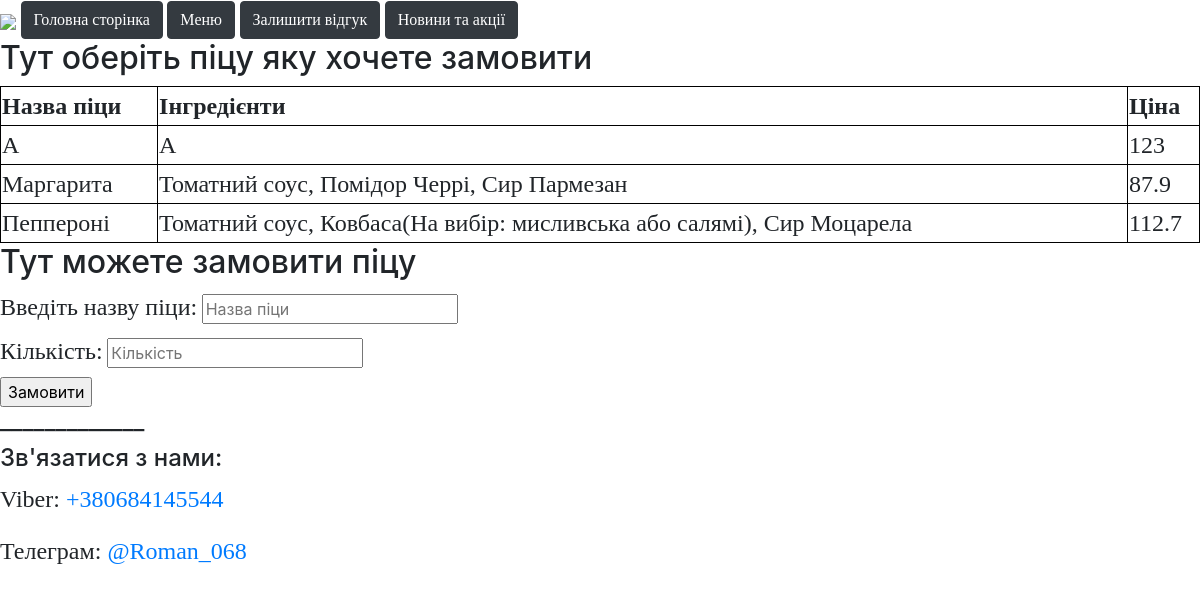
Before: /menu with the older database file.
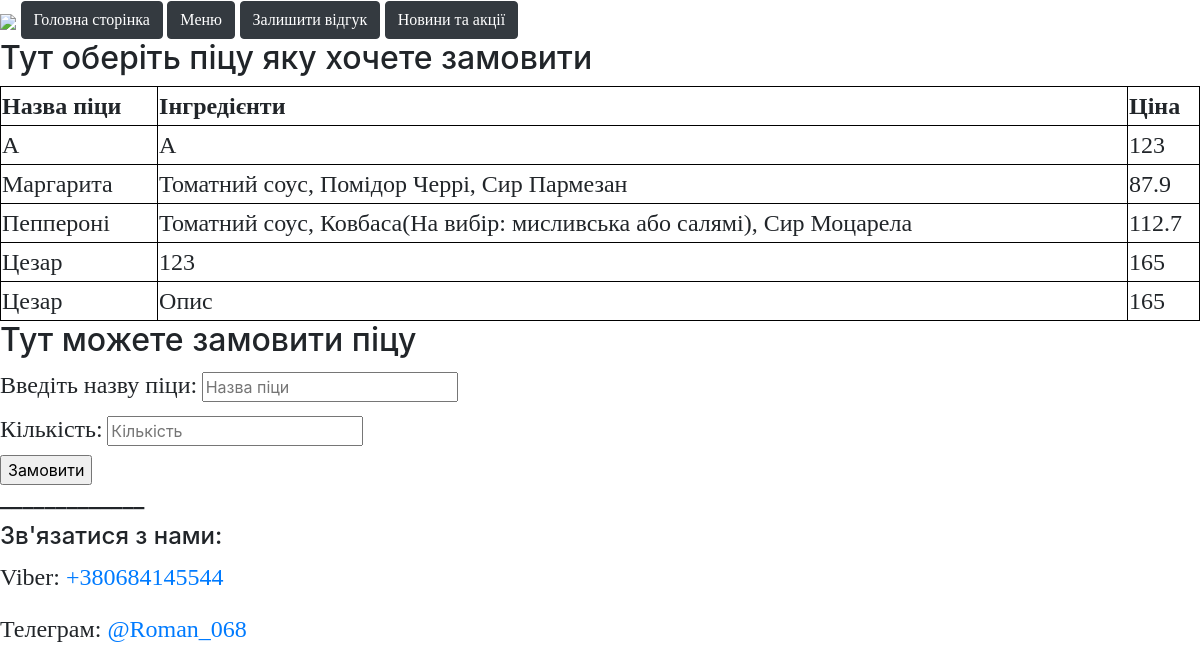
After: the same page with the newer database file.
### tables this page shows
CREATE TABLE MENU (pizza_name TEXT, about TEXT, "price"	INTEGER);

### Pizzeria.py (the view)
@app.route('/menu', methods=['POST', 'GET'])
def menu():
    connect = sqlite3.connect('database.db')
    cursor = connect.cursor()
    cursor.execute('SELECT * FROM MENU')
    data = sorted(cursor.fetchall())
    if request.method == 'POST':
        pizza = request.form['pizza']
        count = request.form['count']
        with sqlite3.connect('database.db') as users:
            cursor = users.cursor()
            cursor.execute('INSERT INTO PARTICIPANTS (pizza, count) VALUES (?,?)', (pizza, count))
            users.commit()
            return render_template('menu.html')
    else:
        return render_template('menu.html', data=data)

### templates/menu.html (shortened to what this page needs)
<!DOCTYPE html>
<html>
    <head>
    </head>
    <body>
    {% extends "main_pizza.html" %}
    {% block content %}
    <h2>Тут оберіть піцу яку хочете замовити</h2>
        <table style="width:100%">
            <tr>
              <th>Назва піци</th>
              <th>Інгредієнти</th>
                <th>Ціна</th>
            </tr>
            {% for participant in data %}
               <tr>
                 <td>{{participant[0]}}</td>
                 <td>{{participant[1]}}</td>
                   <td>{{participant[2]}}</td>
                </tr>
            {% endfor %}
          </table>
    <form action="/menu" method="post">
        <h2>Тут можете замовити піцу</h2>
  <label>Введіть назву піци:</label>
  <input type="name" name="pizza" placeholder="Назва піци" required><br/>
  <label>Кількість:</label>
  <input type="name" name="count" placeholder="Кількість" required><br/>
    <input type="submit" value="Замовити"/><br/>
</form>
    {% endblock content %}

### templates/main_pizza.html (shortened to what this page needs)
{% import "macros.html" as macros %}
<!DOCTYPE html>
<html lang="en">
<head>
    <link rel="stylesheet" href="/static/pizza.css">
    <link rel="stylesheet" href="https://maxcdn.bootstrapcdn.com/bootstrap/4.0.0/css/bootstrap.min.css">
</head>
<body>
<header>
    <logo><img src="https://images.vexels.com/media/users/3/128435/isolated/preview/3bba8cf18c7b31717c98231e7d6e736e-italian-pizza-logo.png"></logo>
    <navigation><a href="/" class="btn btn-dark">Головна сторінка</a></navigation>
    <navigation><a href="/menu" class="btn btn-dark">Меню</a></navigation>
    <navigation><a href="/vote" class="btn btn-dark">Залишити відгук</a></navigation>
    <navigation><a href="/news" class="btn btn-dark">Новини та акції</a></navigation>
</header>
{% block content %}{% endblock content %}
<footer>
    <h4>_____________</h4>
    <h4>Зв'язатися з нами:</h4>
    <p>Viber: <a href="#">+380684145544</a>
    <p>Телеграм: <a href="#">@Roman_068</a>
</footer>
</body>
</html>

### static/pizza.css (style rules this page uses)
img { width: 70px }
h1, h2, h3, h4, p, navigation, th, td, label { font-family: Bradley Hand, cursive; font-size: 24px; }
body { background-image: url(https://cdn.pixabay.com/photo/2017/02/14/08/28/cutting-board-background-2065305_1280.jpg); background-size: 1200px; }

### templates/menu.html (style rules this page uses)
table, th, td { border:1px solid black; }

Changed rows visible on the page:
added MENU: pizza_name "Цезар", about "123", price "165"
added MENU: pizza_name "Цезар", about "Опис", price "165"
